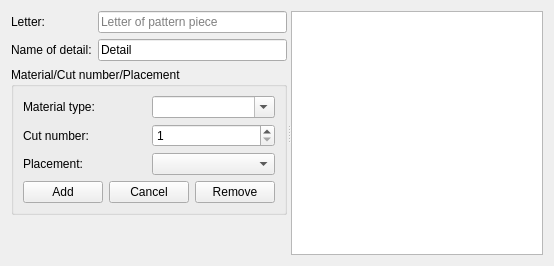
     <widget class="QWidget" name="tabPieceLabelData">
      <attribute name="title">
       <string>Piece label data</string>
      </attribute>
      <layout class="QVBoxLayout" name="verticalLayout_9">
       <item>
        <widget class="QSplitter" name="splitter_2">
         <property name="orientation">
          <enum>Qt::Horizontal</enum>
         </property>
         <widget class="QWidget" name="layoutWidget1">
          <layout class="QVBoxLayout" name="verticalLayout_7">
           <item>
            <layout class="QFormLayout" name="formLayout_3">
             <property name="fieldGrowthPolicy">
              <enum>QFormLayout::ExpandingFieldsGrow</enum>
             </property>
             <item row="0" column="0">
              <widget class="QLabel" name="label_5">
               <property name="text">
                <string>Letter:</string>
               </property>
              </widget>
             </item>
             <item row="0" column="1">
              <widget class="QLineEdit" name="lineEditLetter">
               <property name="maxLength">
                <number>3</number>
               </property>
               <property name="placeholderText">
                <string>Letter of pattern piece</string>
               </property>
              </widget>
             </item>
             <item row="1" column="0">
              <widget class="QLabel" name="labelEditName">
               <property name="text">
                <string>Name of detail:</string>
               </property>
              </widget>
             </item>
             <item row="1" column="1">
              <widget class="QLineEdit" name="lineEditName">
               <property name="text">
                <string>Detail</string>
               </property>
               <property name="maxLength">
                <number>30</number>
               </property>
               <property name="placeholderText">
                <string>Name can't be empty</string>
               </property>
              </widget>
             </item>
            </layout>
           </item>
           <item>
            <widget class="QGroupBox" name="groupBox_2">
             <property name="title">
              <string>Material/Cut number/Placement</string>
             </property>
             <layout class="QGridLayout" name="gridLayout_3">
              <item row="1" column="0">
               <widget class="QLabel" name="label_8">
                <property name="text">
                 <string>Cut number:</string>
                </property>
               </widget>
              </item>
              <item row="0" column="0" colspan="2">
               <widget class="QLabel" name="label_7">
                <property name="text">
                 <string>Material type:</string>
                </property>
               </widget>
              </item>
              <item row="0" column="2" colspan="2">
               <widget class="QComboBox" name="comboBoxMaterial">
                <property name="toolTip">
                 <string>You can choose one of the predefined materials or enter a new one</string>
                </property>
                <property name="editable">
                 <bool>true</bool>
                </property>
               </widget>
              </item>
              <item row="1" column="2" colspan="2">
               <widget class="QSpinBox" name="spinBoxCutNumber">
                <property name="minimum">
                 <number>1</number>
                </property>
                <property name="maximum">
                 <number>1000</number>
                </property>
               </widget>
              </item>
              <item row="2" column="0">
               <widget class="QLabel" name="label_9">
                <property name="text">
                 <string>Placement:</string>
                </property>
               </widget>
              </item>
              <item row="2" column="2" colspan="2">
               <widget class="QComboBox" name="comboBoxPlacement"/>
              </item>
              <item row="3" column="0">
               <widget class="QPushButton" name="pushButtonAdd">
                <property name="text">
                 <string>Add</string>
                </property>
               </widget>
              </item>
              <item row="3" column="1" colspan="2">
               <widget class="QPushButton" name="pushButtonCancel">
                <property name="text">
                 <string>Cancel</string>
                </property>
               </widget>
              </item>
              <item row="3" column="3">
               <widget class="QPushButton" name="pushButtonRemove">
                <property name="text">
                 <string>Remove</string>
                </property>
               </widget>
              </item>
             </layout>
            </widget>
           </item>
           <item>
            <spacer name="verticalSpacer_3">
             <property name="orientation">
              <enum>Qt::Vertical</enum>
             </property>
             <property name="sizeHint" stdset="0">
              <size>
               <width>20</width>
               <height>40</height>
              </size>
             </property>
            </spacer>
           </item>
          </layout>
         </widget>
         <widget class="QListWidget" name="listWidgetMCP">
          <property name="minimumSize">
           <size>
            <width>180</width>
            <height>0</height>
           </size>
          </property>
          <property name="focusPolicy">
           <enum>Qt::ClickFocus</enum>
          </property>
         </widget>
        </widget>
       </item>
      </layout>
     </widget>
